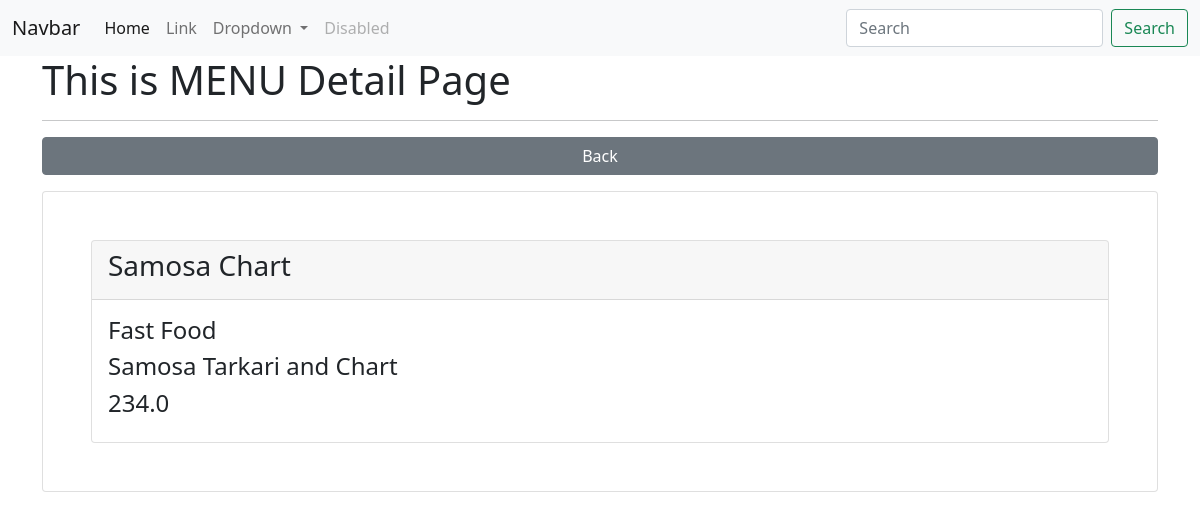
Before: /menu/show/5/ (signed in) with the older database file.
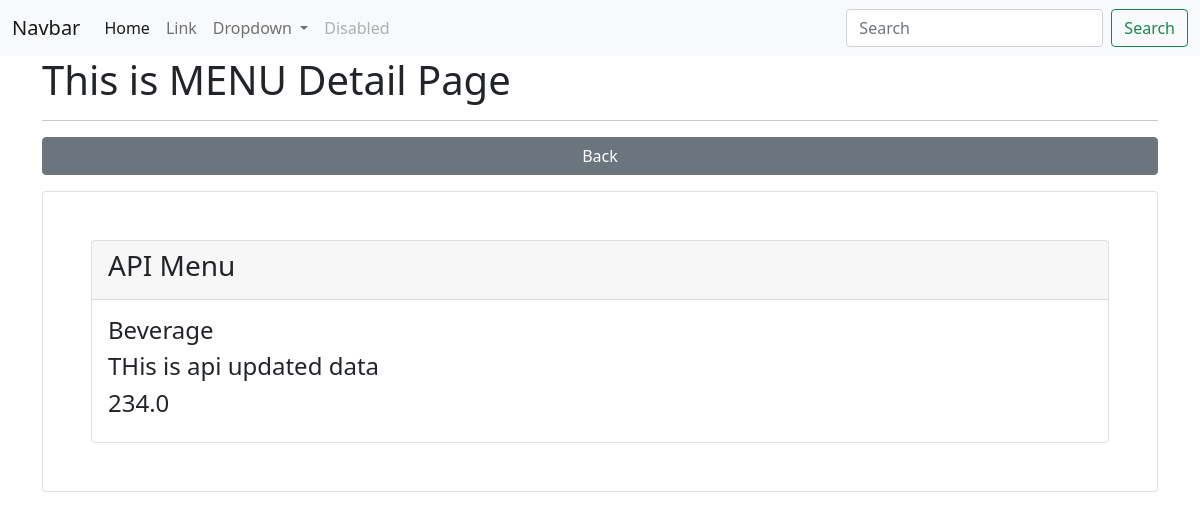
After: the same page with the newer database file.
### app_restro/models.py (models this page shows, shortened)
class Menu(models.Model):
    menu_title = models.CharField(max_length=200)
    category_id = models.ForeignKey(Category, on_delete=models.CASCADE)
    menu_desc = models.CharField(max_length=200)
    menu_img = models.FileField(upload_to="menu/images/", blank=True)
    menu_ingredient = models.CharField(max_length=200)
    menu_price = models.FloatField()
    class Meta:
        db_table = "app_menus"

class Category(models.Model):
    category_name = models.CharField(max_length=200)
    class Meta:
        db_table = "app_categories"

### app_restro/views.py (the view)
# urls.py: path('menu/show/<int:id>/', views.menu_show, name='menu-show'),
@login_required(login_url='/authentication/login')
def menu_show(request, id):
    data = Menu.objects.get(id=id)
    context = {"data": data}
    return render(request, 'menus/show.html', context)

### templates/menus/show.html (shortened to what this page needs)
{% extends "layouts/master.html" %}
{% block content %}
<div class="container">
    <h1>This is MENU Detail Page</h1>
    <hr>
    <a href="{% url 'menu-list' %}" class="btn btn-secondary col-12 mb-3">Back</a>
    <div class="card p-5">
        <div class="card">
            <div class="card-header">
                <h3>{{ data.menu_title }}</h3>
            </div>
            <div class="card-body">
                <h4>{{ data.category_id.category_name }}</h4>
                <h4>{{ data.menu_desc }}</h4>
                <h4>{{ data.menu_price }}</h4>
            </div>
        </div>
    </div>
</div>
{% endblock %}

### templates/layouts/master.html (shortened to what this page needs)
<!doctype html>
<html lang="en">
    <head>
        {% load static %}
        <link rel="stylesheet" href="{% static 'css/bootstrap.min.css' %}">
    </head>
    <body>
        <nav class="navbar navbar-expand-lg navbar-light bg-light">
            <div class="container-fluid">
                <a class="navbar-brand" href="#">Navbar</a>
                <div class="collapse navbar-collapse" id="navbarSupportedContent">
                    <ul class="navbar-nav me-auto mb-2 mb-lg-0">
                    <li class="nav-item">
                        <a class="nav-link active" aria-current="page" href="#">Home</a>
                    </li>
                    <li class="nav-item">
                        <a class="nav-link" href="#">Link</a>
                    </li>
                    <li class="nav-item dropdown">
                        <a class="nav-link dropdown-toggle" href="#" id="navbarDropdown" role="button" data-bs-toggle="dropdown" aria-expanded="false">
                        Dropdown
                        </a>
                    </li>
                    <li class="nav-item">
                        <a class="nav-link disabled" href="#" tabindex="-1" aria-disabled="true">Disabled</a>
                    </li>
                    </ul>
                    <form class="d-flex">
                        <input class="form-control me-2" type="search" placeholder="Search" aria-label="Search">
                        <button class="btn btn-outline-success" type="submit">Search</button>
                    </form>
                </div>
            </div>
        </nav>
        {% block content %}
        {% endblock %}
    </body>
</html>

Changed rows visible on the page:
changed Menu: menu_title "Samosa Chart" → "API Menu"; category_id.category_name "Fast Food" → "Beverage"; menu_desc "Samosa Tarkari and Chart" → "THis is api updated data"
